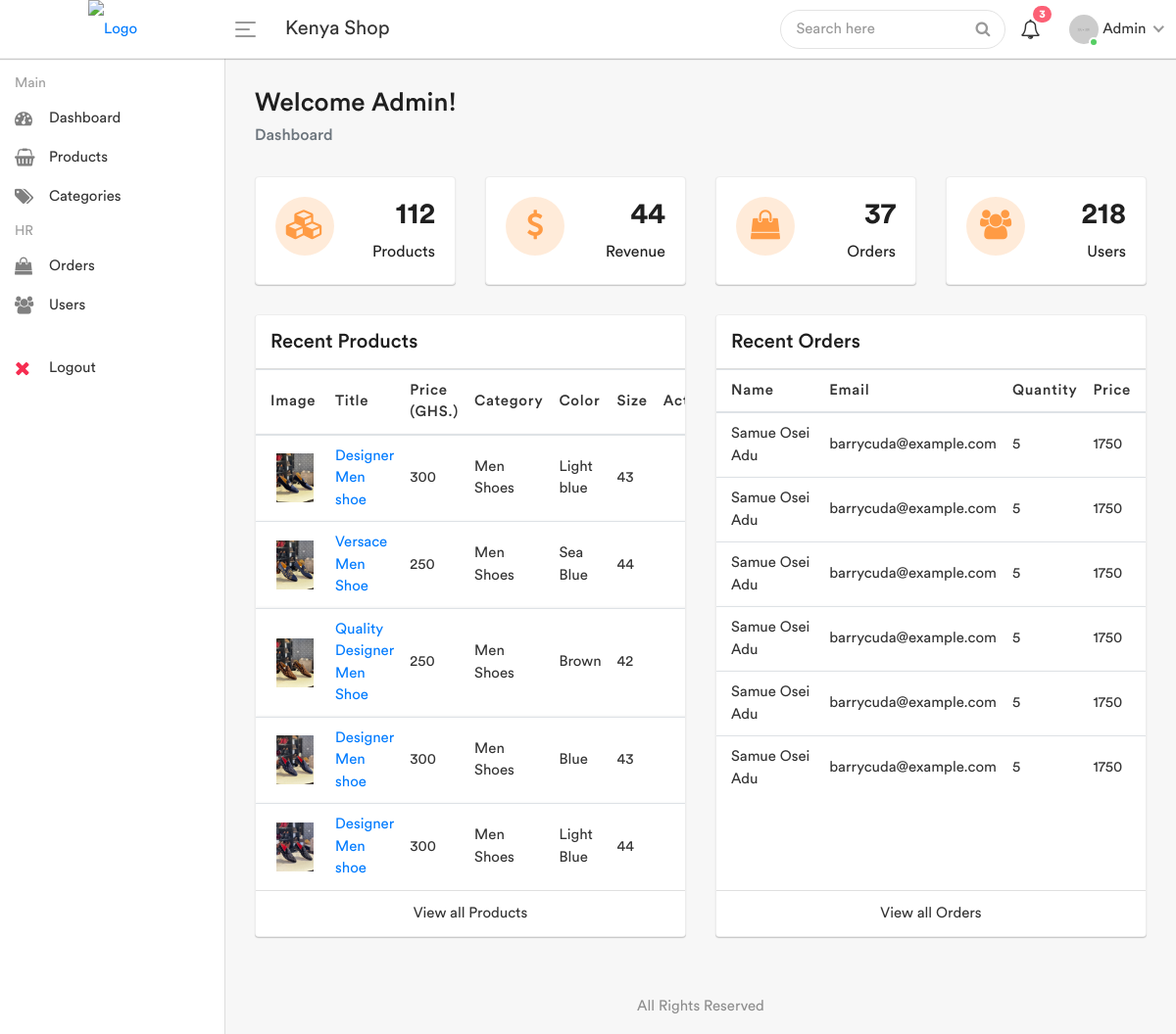
The app's page /admin/index.php with its own data.
### tables this page shows
CREATE TABLE `products` (
  `product_id` int(100) NOT NULL,
  `product_cat` int(100) NOT NULL,
  `product_cat_title` varchar(80) DEFAULT NULL,
  `color` varchar(80) DEFAULT NULL,
  `size` varchar(50) DEFAULT NULL,
  `product_brand` int(100) NOT NULL,
  `product_title` varchar(255) NOT NULL,
  `product_price` int(100) NOT NULL,
  `product_desc` text NOT NULL,
  `product_image` text NOT NULL,
  `product_keywords` text NOT NULL
);

### admin/index.php (the view, shortened to what this page needs)
<?php include_once "include/head.php" ?>
<body>
    <div class="main-wrapper">
        <?php include_once "include/header.php" ?>
        <?php include_once "include/sidebar.php" ?>
        <div class="page-wrapper">
            <div class="content container-fluid">
                <div class="page-header">
                    <div class="row">
                        <div class="col-sm-12">
                            <h3 class="page-title">Welcome Admin!</h3>
                            <ul class="breadcrumb">
                                <li class="breadcrumb-item active">Dashboard</li>
                            </ul>
                        </div>
                    </div>
                </div>
                <div class="row">
                    <div class="col-md-6 col-sm-6 col-lg-6 col-xl-3">
                        <div class="card dash-widget">
                            <div class="card-body">
                                <span class="dash-widget-icon"><i class="fa fa-cubes"></i></span>
                                <div class="dash-widget-info">
                                    <h3>112</h3>
                                    <span>Products</span>
                                </div>
                            </div>
                        </div>
                    </div>
                    <div class="col-md-6 col-sm-6 col-lg-6 col-xl-3">
                        <div class="card dash-widget">
                            <div class="card-body">
                                <span class="dash-widget-icon"><i class="fa fa-usd"></i></span>
                                <div class="dash-widget-info">
                                    <h3>44</h3>
                                    <span>Revenue</span>
                                </div>
                            </div>
                        </div>
                    </div>
                    <div class="col-md-6 col-sm-6 col-lg-6 col-xl-3">
                        <div class="card dash-widget">
                            <div class="card-body">
                                <span class="dash-widget-icon"><i class="fa fa-shopping-bag"></i></span>
                                <div class="dash-widget-info">
                                    <h3>37</h3>
                                    <span>Orders</span>
                                </div>
                            </div>
                        </div>
                    </div>
                    <div class="col-md-6 col-sm-6 col-lg-6 col-xl-3">
                        <div class="card dash-widget">
                            <div class="card-body">
                                <span class="dash-widget-icon"><i class="fa fa-users"></i></span>
                                <div class="dash-widget-info">
                                    <h3>218</h3>
                                    <span>Users</span>
                                </div>
                            </div>
                        </div>
                    </div>
                </div>
                <div class="row">
                    <div class="col-md-6 d-flex">
                        <div class="card card-table flex-fill">
                            <div class="card-header">
                                <h3 class="card-title mb-0">Recent Products</h3>
                            </div>
                            <div class="card-body">
                                <div class="table-responsive">
                                    <table class="table custom-table mb-0">
                                        <thead>
                                            <tr>
                                                <th>Image</th>
                                                <th>Title</th>
                                                <th>Price (GHS.)</th>
                                                <th>Category</th>
                                                <th>Color</th>
                                                <th>Size</th>
                                                <th class="text-right">Action</th>
                                            </tr>
                                        </thead>
                                        <tbody>
                                            <?php
                                                include_once "php/config.php";
                                                $sel_products = "SELECT * FROM products ORDER BY product_id DESC LIMIT 5 ";
                                                $query_sel_products = mysqli_query($con, $sel_products);
                                                $output = " ";
                                                if(mysqli_num_rows($query_sel_products) <= 0){
                                                    $output .= "No products have been added yet";
                                                }else{
                                                    while($row = mysqli_fetch_assoc($query_sel_products)){
                                                        $product_id = $row['product_id'];
                                                        $product_cat_title = $row['product_cat_title'];
                                                        $product_title = $row['product_title'];
                                                        $product_price = $row['product_price'];
                                                        $product_image = $row['product_image'];
                                                        $product_color = $row['color'];
                                                        $product_size = $row['size'];
                                                        $output .='
                                                            <tr>
                                                                <td>
                                                                    <h2 class="table-avatar">
                                                                        <a href="edit-product.php?pid='.$product_id.'">
                                                                            <img style="width: 50px; height: 50px; object-fit: contain" alt="" src="../product_images/'.$product_image.'">
                                                                        </a>
                                                                    </h2>
                                                                </td>
                                                                <td> <a href="edit-product.php?pid='.$product_id.'"> '.$product_title.' </a> </td>
                                                                <td>'.number_format($product_price).'</td>
                                                                <td>
                                                                    ' .$product_cat_title.'
                                                                </td>
                                                                <td>'.$product_color.'</td>
                                                                <td>'.$product_size.'</td>
                                                                <td class="text-right">
                                                                    <div class="dropdown dropdown-action">
                                                                            <a class="dropdown-item edit-product" href="edit-product.php?pid='.$product_id.'"> <i class="fa fa-pencil m-r-5"></i> Edit </a>
                                                                            '.$product_id.'
                                                                    </div>
                                                                </td>
                                                            </tr>
                                                        ';
                                                    }
                                                }
                                                echo $output;
                                            ?>
                                        </tbody>
                                    </table>
                                </div>
                            </div>
                            <div class="card-footer">
                                <a href="products.php">View all Products</a>
                            </div>
                        </div>
                    </div>
                    <div class="col-md-6 d-flex">
                        <div class="card card-table flex-fill">
                            <div class="card-header">
                                <h3 class="card-title mb-0">Recent Orders</h3>
                            </div>
                            <div class="card-body">
                                <div class="table-responsive">
                                <table class="table custom-table mb-0">
                                        <thead>
                                            <tr>
                                                <th>Name</th>
                                                <th>Email</th>
                                                <th>Quantity</th>
                                                <th>Price</th>
                                            </tr>
                                        </thead>
                                        <tbody>
                                            <tr>
                                                <td>
                                                    Samue Osei Adu
                                                </td>
                                                <td>barrycuda@example.com</td>
                                                <td>
                                                    5
                                                </td>
                                                <td>
                                                    1750
                                                </td>
                                            </tr>
                                            <tr>
                                                <td>
                                                    Samue Osei Adu
                                                </td>
                                                <td>barrycuda@example.com</td>
                                                <td>
                                                    5
                                                </td>
                                                <td>
                                                    1750
                                                </td>
                                            </tr>
                                            <tr>
                                                <td>
                                                    Samue Osei Adu
                                                </td>
                                                <td>barrycuda@example.com</td>
                                                <td>
                                                    5
                                                </td>
                                                <td>
                                                    1750
                                                </td>
                                            </tr>
                                            <tr>
                                                <td>
                                                    Samue Osei Adu
                                                </td>
                                                <td>barrycuda@example.com</td>
                                                <td>
                                                    5
                                                </td>
                                                <td>
                                                    1750
                                                </td>
                                            </tr>
                                            <tr>
                                                <td>
                                                    Samue Osei Adu
                                                </td>
                                                <td>barrycuda@example.com</td>
                                                <td>
                                                    5
                                                </td>
                                                <td>
                                                    1750
                                                </td>
                                            </tr>
                                            <tr>
                                                <td>
                                                    Samue Osei Adu
                                                </td>
                                                <td>barrycuda@example.com</td>
                                                <td>
                                                    5
                                                </td>
                                                <td>
                                                    1750
                                                </td>
                                            </tr>
                                        </tbody>
                                    </table>
                                </div>
                            </div>
                            <div class="card-footer">
                                <a href="#">View all Orders</a>
                            </div>
                        </div>
                    </div>
                </div>
            </div>
            <div class="row">
                <div class="col-12 text-center text-muted mb-3">All Rights Reserved</div>
            </div>
        </div>
    </div>
</body>
</html>

### records on screen
products: product_image (picture), product_title "Designer Men shoe", product_price "300", product_cat_title "Men Shoes", color "Light blue", size "43"
products: product_image (picture), product_title "Versace Men Shoe", product_price "250", product_cat_title "Men Shoes", color "Sea Blue", size "44"
products: product_image (picture), product_title "Quality Designer Men Shoe", product_price "250", product_cat_title "Men Shoes", color "Brown", size "42"
products: product_image (picture), product_title "Designer Men shoe", product_price "300", product_cat_title "Men Shoes", color "Blue", size "43"
products: product_image (picture), product_title "Designer Men shoe", product_price "300", product_cat_title "Men Shoes", color "Light Blue", size "44"
